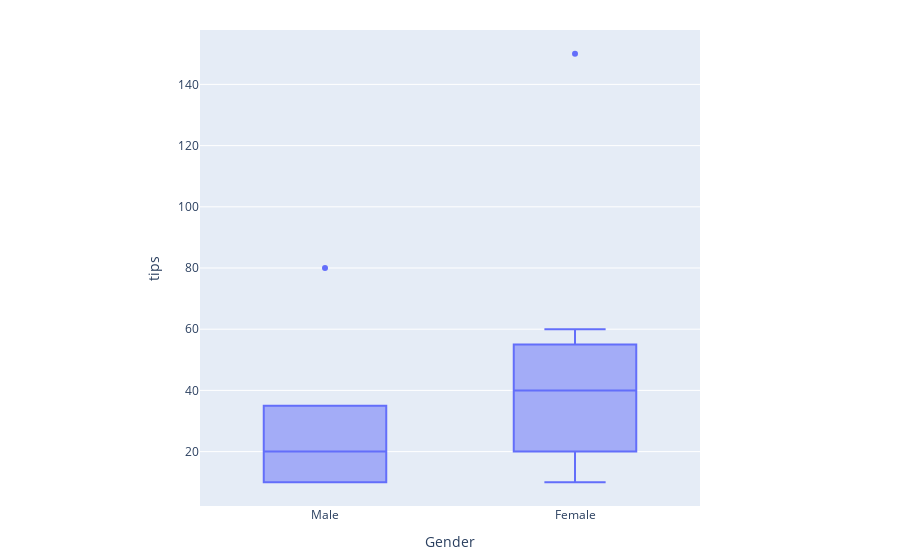

Write notebook code for a chart like this one.
### Markdown cell above
### 2. Cumulative Histogram

### Code cell
import plotly.express as px
fig = px.box(df, x="Gender", y="tips")
fig.update_layout(
    margin=dict(l=200, r=200, t=30, b=20))
fig.show()

### Figure 1 — Plotly figure (JSON) as saved in the notebook; plotly's stock layout.template omitted (floating-point values rounded to 4 significant figures)
{"data": [{"alignmentgroup": "True", "hoverlabel": {"namelength": 0}, "hovertemplate": "Gender=%{x}<br>tips=%{y}", "legendgroup": "", "marker": {"color": "#636efa"}, "name": "", "notched": false, "offsetgroup": "", "orientation": "v", "showlegend": false, "type": "box", "x": ["Male", "Female", "Male", "Female", "Female", "Male", "Female", "Male", "Female", "Female", "Male", "Female"], "x0": " ", "xaxis": "x", "y": [10, 20, 20, 20, 10, 20, 40, 80, 60, 150, 10, 40], "y0": " ", "yaxis": "y"}], "layout": {"boxmode": "group", "legend": {"tracegroupgap": 0}, "margin": {"b": 20, "l": 200, "r": 200, "t": 30}, "xaxis": {"anchor": "y", "domain": [0, 1], "title": {"text": "Gender"}}, "yaxis": {"anchor": "x", "domain": [0, 1], "title": {"text": "tips"}}}}
